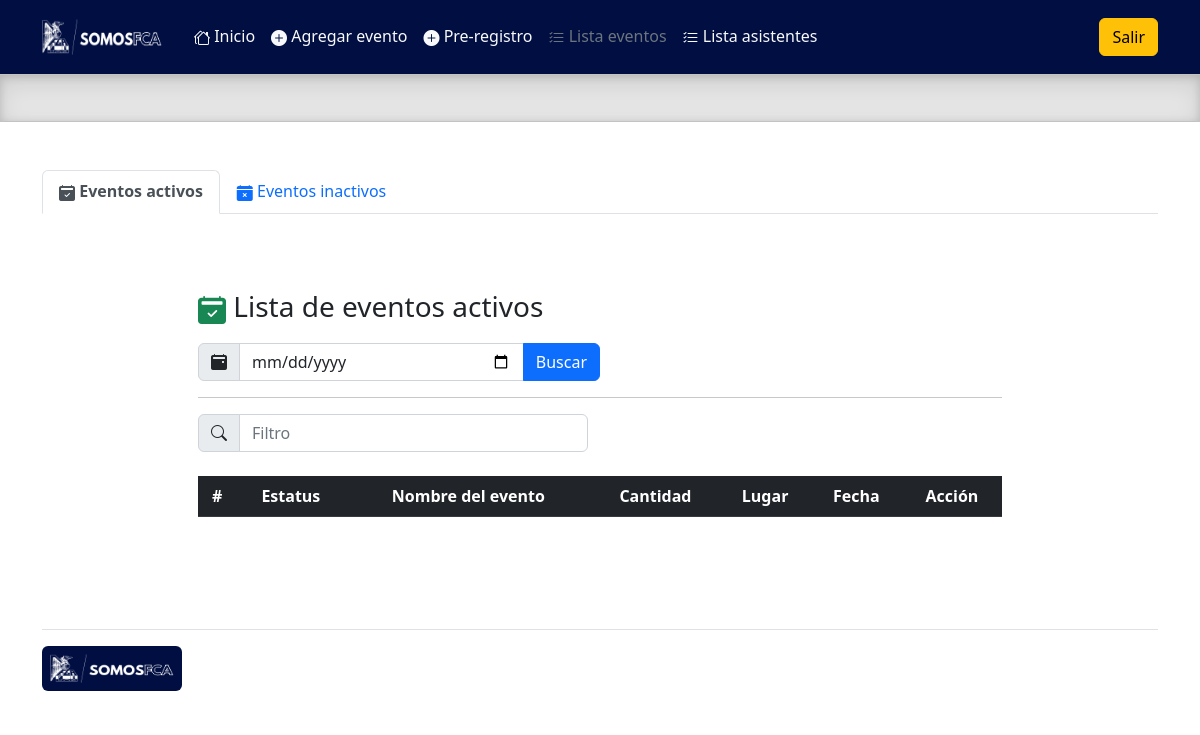
Page /admin/lista_eventos.php on the earlier database version.
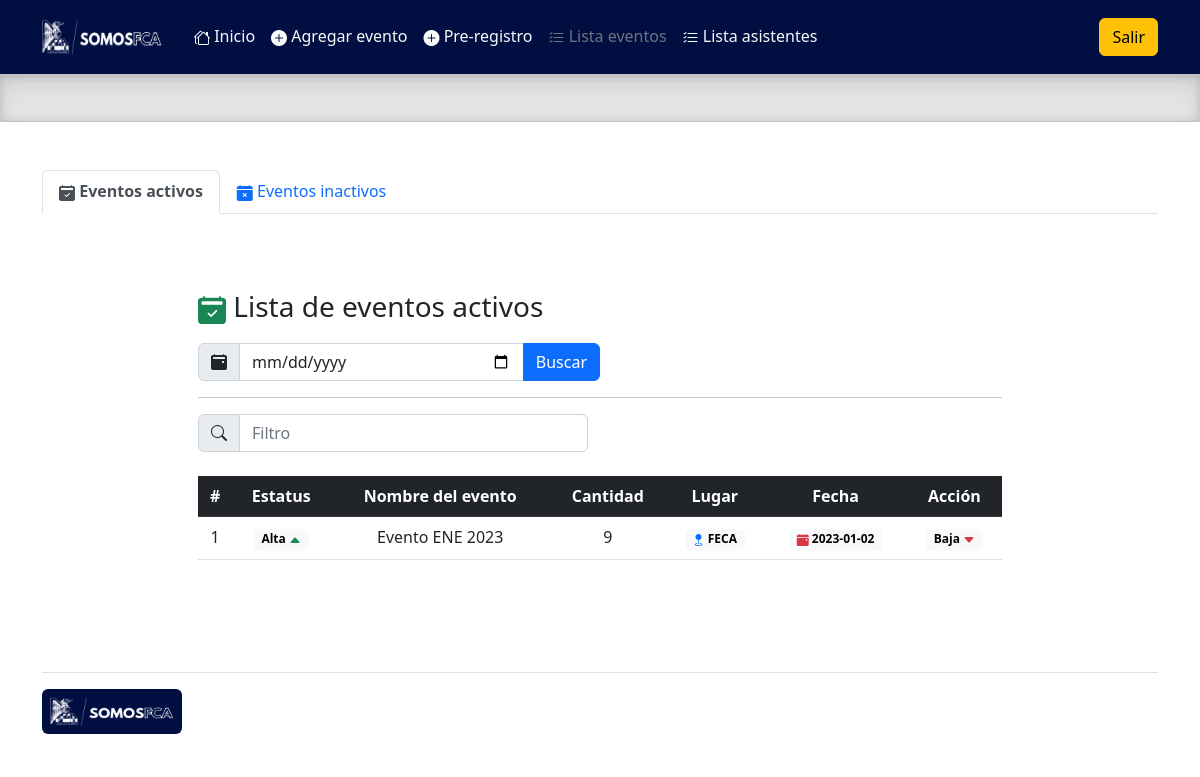
Same page on the later database version.
### tables this page shows
CREATE TABLE `eventos` (
  `id` int(11) NOT NULL,
  `nombre` varchar(100) NOT NULL,
  `capacidad` int(11) NOT NULL,
  `fecha` date NOT NULL,
  `lugar` varchar(50) NOT NULL,
  `activo` int(11) DEFAULT NULL
);

### admin/query/query_eventos.php (called while the page is built, shortened)
<?php
include('prcd/qc.php');
    if(isset($_POST['fecha'])){
        $fechaBusqueda = $_POST['fecha'];
        $annio = substr($fechaBusqueda, 0, 4);
        $mes = substr($fechaBusqueda, 5, 2);
        $sqlBusqueda = "SELECT * FROM eventos WHERE YEAR(fecha) = $annio
        AND MONTH(fecha)  = $mes AND activo = 1 ORDER BY id DESC";
        $resultadoEvento = $conn->query($sqlBusqueda);
    }
    else{
        $queryEventos = "SELECT * FROM eventos WHERE YEAR(fecha) = YEAR(CURRENT_DATE())
        AND MONTH(fecha) = MONTH(CURRENT_DATE()) AND activo = 1 ORDER BY id DESC";
        $resultadoEvento = $conn->query($queryEventos);
    }
?>

### admin/lista_eventos.php (the view, shortened to what this page needs)
<!doctype html>
<html lang="en">
  <head>
    <link rel="stylesheet" href="https://cdn.jsdelivr.net/npm/bootstrap-icons@1.10.2/font/bootstrap-icons.css">
    <link href="../assets/dist/css/bootstrap.min.css" rel="stylesheet">
    <link href="headers.css" rel="stylesheet">
  </head>
  <body>
<main class="mb-0">
  <header class="p-3" style="background-color:#000e42;">
    <div class="container">
      <div class="d-flex flex-wrap align-items-center justify-content-center justify-content-lg-start">
        <a href="/" class="d-flex align-items-center mb-2 mb-lg-0 text-white text-decoration-none">
          <img src="../assets/brand/img/logo.png" width="120" height="36" role="img" alt="">
        </a>
        <ul class="nav col-12 col-lg-auto me-lg-auto mb-2 ms-4 justify-content-center mb-md-0">
          <li><a href="index.php" class="nav-link px-2 text-light"><i class="bi bi-houses"></i> Inicio</a></li>
          <li><a href="alta_eventos.php" class="nav-link px-2 text-light"><i class="bi bi-plus-circle-fill"></i> Agregar evento</a></li>
          <li><a href="alta_asistentes.php" class="nav-link px-2 text-light"><i class="bi bi-plus-circle-fill"></i> Pre-registro</a></li>
          <li><a href="#" class="nav-link px-2 text-secondary"><i class="bi bi-list-check"></i> Lista eventos</a></li>
          <li><a href="lista_asistentes.php" class="nav-link px-2 text-light"><i class="bi bi-list-check"></i> Lista asistentes</a></li>
        </ul>
        <div class="text-end">
          <button type="button" class="btn btn-warning">Salir</button>
        </div>
      </div>
    </div>
  </header>
  <div class="b-example-divider">
  </div>
  <div class="container mt-5">
    <ul class="nav nav-tabs">
      <li class="nav-item">
        <a class="nav-link active" aria-current="page" href="#"><i class="bi bi-calendar2-check-fill"></i> <strong>Eventos activos</strong></a>
      </li>
      <li class="nav-item">
        <a class="nav-link" href="lista_eventos_baja.php"><i class="bi bi-calendar-x-fill"></i> Eventos inactivos</a>
      </li>
    </ul>
  </div>
  <div class="container-fluid w-75 h-100 mt-1 mb-5 p-5">
    <h3 class="mt-4 mb-3 text-dark"><i class="bi bi-calendar2-check-fill text-success"></i> Lista de eventos activos</h3>
        <form action="lista_eventos.php" method="POST">
        <div class="input-group mb-3 w-50">
          <span class="input-group-text" id="basic-addon1"><i class="bi bi-calendar2-event-fill"></i></span>
          <input type="date" class="form-control" aria-describedby="basic-addon1" name="fecha">
          <button class="btn btn-primary" type="sumbit">Buscar</button>
        </div>
        </form>
        <hr>
        <div class="row">
            <div class="col">
                <div class="input-group mb-4 w-100">
                    <span class="input-group-text" id="basic-addon1"><i class="bi bi-search"></i></span>
                    <input type="text" class="form-control" placeholder="Filtro" aria-label="Filtro" aria-describedby="basic-addon1" id="myInput">
                </div>
            </div>
            <div class="col text-end">
            </div>
        </div>
    <table class="table table-hover text-center">
        <thead class="table-dark">
            <tr>
            <th scope="col">#</th>
            <th scope="col">Estatus</th>
            <th scope="col">Nombre del evento</th>
            <th scope="col">Cantidad</th>
            <th scope="col">Lugar</th>
            <th scope="col">Fecha</th>
            <th scope="col">Acción</th>
            </tr>
        </thead>
        <tbody id="myTable">
        <?
        include ('query/query_eventos.php');
        $filas_resultado = $resultadoEvento->num_rows;
        if($filas_resultado >= 1 ){
        $x = 0;
        while($rowEvento = $resultadoEvento->fetch_assoc()){
          $x++;
          echo'
          <tr>
            <td>'.$x.'</td>
            <td class=""><span class="badge text-bg-light">Alta <i class="bi bi-caret-up-fill text-success"></i></span></td>
            <td>'.$rowEvento['nombre'].'</td>
            <td>'.$rowEvento['capacidad'].'</td>
            <td><span class="badge text-bg-light"><i class="bi bi-geo-fill text-primary"></i> '.$rowEvento['lugar'].'</span></td>
            <td><span class="badge text-bg-light"><i class="bi bi-calendar-event-fill text-danger"></i> '.$rowEvento['fecha'].'</span></td>
            <td class=""><span class="badge text-bg-light">Baja <i class="bi bi-caret-down-fill text-danger"></i></span></td>
          </tr>
          ';
        }
      }
      else{
        echo'
      <script>
      alert("No hay eventos registrados en las fechas solicitadas");
      </script>
      ';
      }
        ?>
        </tbody>
    </table>
</main>
<div class="container">
  <footer class="d-flex flex-wrap justify-content-between align-items-center py-3 my-4 border-top">
      <p class="col-md-12 mb-0 text-muted"><a href="/" class="col-md-4 d-flex mb-md-0 me-md-auto link-dark text-decoration-none">
                <img src="../assets/brand/img/logo.png" width="140" height="45" role="img" alt="" class="p-2 rounded" style="background-color:#000e42">
            </a></p>
    </footer>
  </div>
  </body>
</html>

### admin/lista_eventos.php (style rules this page uses)
.b-example-divider { height: 3rem; background-color: rgba(0, 0, 0, .1); border: solid rgba(0, 0, 0, .15); border-width: 1px 0; box-shadow: inset 0 .5em 1.5em rgba(0, 0, 0, .1), inset 0 .125em .5em rgba(0, 0, 0, .15); }
.bi { vertical-align: -.125em; fill: currentColor; }

Differences in the rows shown:
added eventos: nombre "Evento ENE 2023", capacidad "9", lugar "FECA", fecha "2023-01-02"
